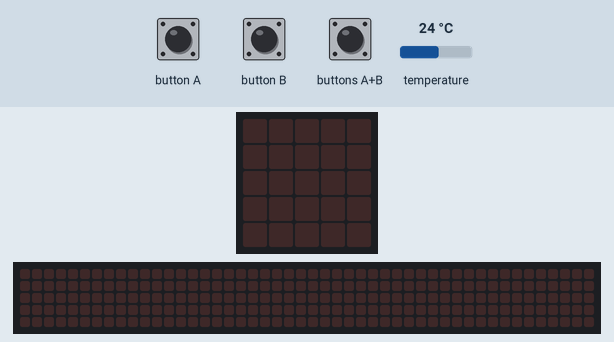
Bench run of a program on a simulated BBC micro:bit (MakeCode). Shown: the board's 5×5 LED display, a strip that is not on the board, showing the scrolling text unrolled. The test bench sets the inputs (shaded band); at power-on: temperature 24 °C. The 48×5 strip is a reading aid, not a part: it shows the text the display is scrolling, unrolled, one strip-width of it at a time.

Above: at 1.2 s.
1.3 s: button A pressed for 0.15 s
At 4.0 s:
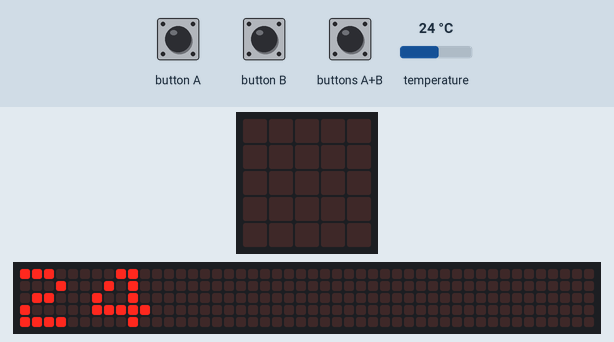
4.3 s: button B pressed for 0.15 s
At 4.52 s:
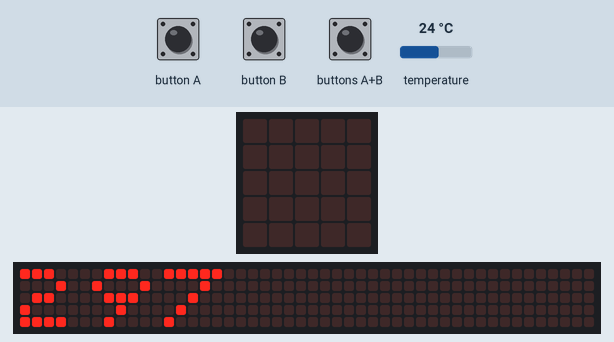
7.3 s: buttons A+B pressed for 0.15 s
At 8.12 s:
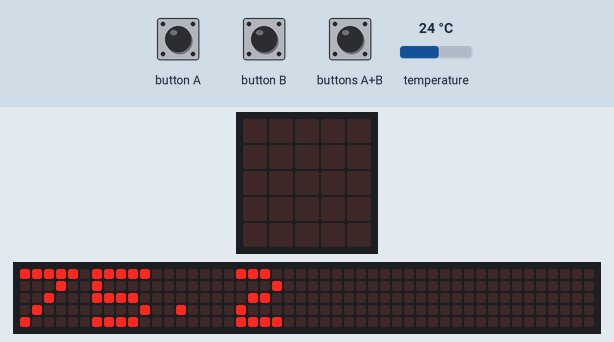
10.3 s: buttons A+B pressed for 1 s
At 12.77 s:
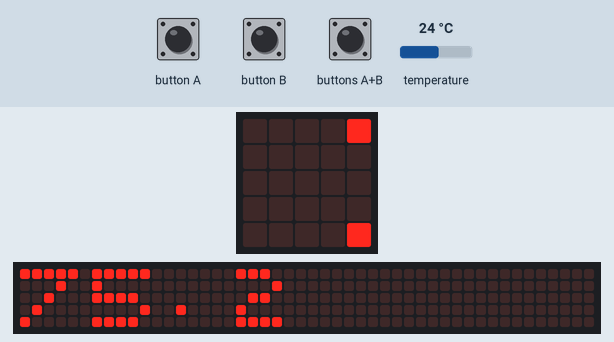

Measured:
- after the input at 1.3 s, the display: changes after 0.15 s (image 1)
- after the input at 4.3 s, the display: changes after 0.15 s (image 2)

The program:

main.ts
```typescript
input.onButtonPressed(Button.A, function () {
    basic.showString("" + (Celsius))
})
input.onButtonPressed(Button.AB, function () {
    Farenheit = Celsius * 1.8
    Farenheit = Farenheit + 32
    basic.showString("" + (Farenheit))
})
input.onButtonPressed(Button.B, function () {
    kelvin = Celsius + 273
    basic.showString("" + (kelvin))
})
let kelvin = 0
let Farenheit = 0
let Celsius = 0
Celsius = input.temperature()
```

test.ts
```typescript
// aquí va el archivo "tests"; esto no se compilará cuando este paquete se utilice como una extensión.
```
